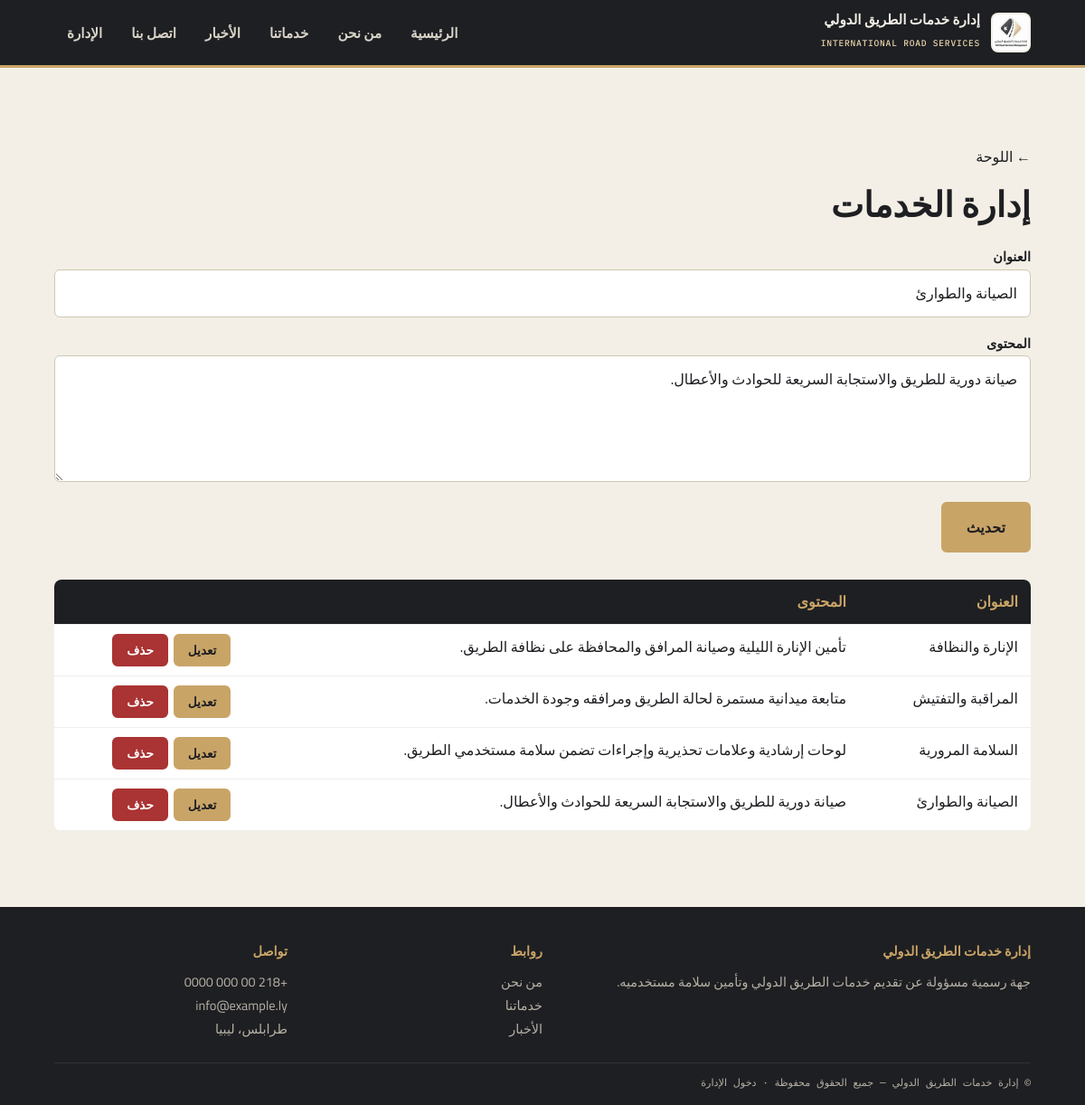
Screenshot of /admin/services?edit=1 (signed in) with the database file from the repository.
### tables this page shows
CREATE TABLE services(id integer primary key, title text, body text);

### app.py (the view, shortened to what this page needs)
@app.route("/admin/<kind>", methods=["GET", "POST"])
@login_required
def items(kind):
    if kind not in KINDS:
        abort(404)
    rows = db().execute(f"select * from {kind} order by id desc").fetchall()
    edit = db().execute(f"select * from {kind} where id=?", (request.args["edit"],)).fetchone() if request.args.get("edit") else None
    return render_template("admin_items.html", kind=kind, label=KINDS[kind], rows=rows, edit=edit)

### app.py (called while the page is built)
def db():
    if "db" not in g:
        g.db = sqlite3.connect(DB)
        g.db.row_factory = sqlite3.Row
    return g.db

@app.before_request
def csrf():
    session.setdefault("csrf", secrets.token_hex(16))
    if request.method == "POST" and request.form.get("csrf") != session["csrf"]:
        abort(400)

@app.context_processor
def inject():
    return {"site": SITE, "csrf": session.get("csrf")}

def login_required(f):
    @wraps(f)
    def w(*a, **k):
        if not session.get("admin"):
            return redirect(url_for("login"))
        return f(*a, **k)
    return w

### templates/admin_items.html (shortened to what this page needs)
{% extends "base.html" %}{% block title %}إدارة {{ label }}{% endblock %}
{% block content %}<section class="s"><div class="wrap">
<a href="{{ url_for('dashboard') }}">← اللوحة</a><h2>إدارة {{ label }}</h2>
<form class="f" method="post" style="margin-bottom:30px"><input type="hidden" name="csrf" value="{{ csrf }}">
<div><label>العنوان</label><input name="title" required value="{{ edit.title if edit }}"></div>
<div><label>المحتوى</label><textarea name="body" rows="4" required>{{ edit.body if edit }}</textarea></div>
<div><button class="btn">{{ 'تحديث' if edit else 'إضافة' }}</button></div></form>
<div class="scroll"><table><tr><th>العنوان</th><th>المحتوى</th><th></th></tr>
{% for r in rows %}<tr><td>{{ r.title }}</td><td>{{ r.body[:90] }}</td><td><div class="acts">
<a class="btn sm" href="{{ url_for('items',kind=kind,edit=r.id) }}">تعديل</a>
<form method="post" action="{{ url_for('delete',kind=kind,i=r.id) }}" onsubmit="return confirm('تأكيد الحذف؟')"><input type="hidden" name="csrf" value="{{ csrf }}"><button class="btn sm red">حذف</button></form></div></td></tr>{% endfor %}</table></div>
</div></section>{% endblock %}

### static/css/style.css (style rules this page uses)
:root { --ink:#1E1F22;--ink2:#2B2C30;--gold:#C9A467;--gold2:#A9793C;--gl:#E9D4AC;--paper:#F3EFE6;--w:1160px }
* { box-sizing:border-box }
html { scroll-behavior:smooth }
body { margin:0;font-family:Cairo,"Segoe UI",sans-serif;background:var(--paper);color:var(--ink);line-height:1.8 }
a { color:inherit;text-decoration:none }
.wrap { max-width:var(--w);margin:auto;padding:0 clamp(16px,4vw,40px) }
.btn { display:inline-block;padding:11px 26px;border-radius:6px;font:700 1rem Cairo,sans-serif;border:2px solid var(--gold);background:var(--gold);color:var(--ink);cursor:pointer;transition:.2s }
.btn.sm { padding:3px 14px;font-size:.85rem }
.btn.red { background:#a33;border-color:#a33;color:#fff }
section.s { padding:clamp(44px,7vw,88px) 0 }
h2 { font-size:clamp(1.6rem,3.5vw,2.4rem);margin:4px 0 8px;font-weight:900 }
form.f { display:grid;gap:14px }
label { font-weight:600;font-size:.9rem }
input,textarea,select { width:100%;padding:11px 14px;border:1px solid #cfc7b3;border-radius:6px;font:inherit;background:#fff;color:var(--ink) }
table { width:100%;border-collapse:collapse;background:#fff;border-radius:8px;overflow:hidden }
th,td { padding:10px 14px;text-align:start;border-bottom:1px solid #eee;vertical-align:top }
th { background:var(--ink);color:var(--gold) }
.scroll { overflow-x:auto }
.acts { display:flex;gap:6px;flex-wrap:wrap }
.acts form { margin:0 }

### rows the page displays
services: title "الصيانة والطوارئ", body "صيانة دورية للطريق والاستجابة السريعة للحوادث والأعطال."
services: title "الإنارة والنظافة", body "تأمين الإنارة الليلية وصيانة المرافق والمحافظة على نظافة الطريق."
services: title "المراقبة والتفتيش", body "متابعة ميدانية مستمرة لحالة الطريق ومرافقه وجودة الخدمات."
services: title "السلامة المرورية", body "لوحات إرشادية وعلامات تحذيرية وإجراءات تضمن سلامة مستخدمي الطريق."

### other values shown
{{ site.name }} "إدارة خدمات الطريق الدولي"
{{ site.en }} "INTERNATIONAL ROAD SERVICES"
{{ l }} "الرئيسية" "من نحن" "خدماتنا" "الأخبار" "اتصل بنا"
{{ label }} "الخدمات"
{{ 'تحديث' if edit else 'إضافة' }} "تحديث"
{{ site.phone }} "+218 00 000 0000"
{{ site.email }} "info@example.ly"
{{ site.address }} "طرابلس، ليبيا"
